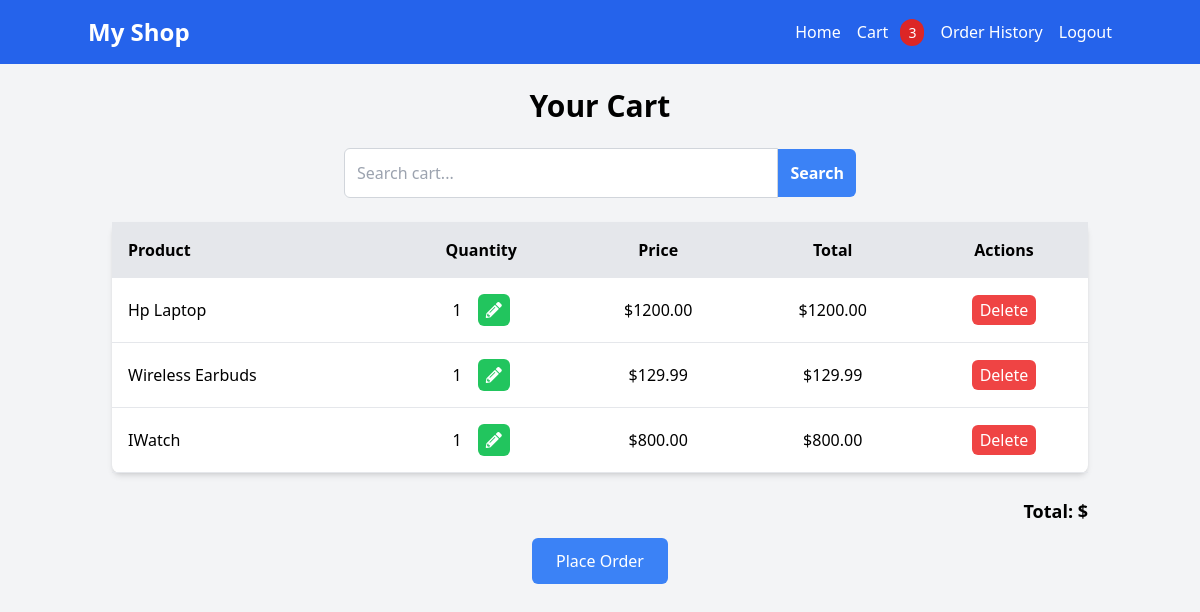
Screenshot of /cart/search/ (signed in) with the database file from the repository.
### shop/models.py (models this page shows, shortened)
class CartItem(models.Model):
    cart = models.ForeignKey(Cart, on_delete=models.CASCADE)
    product = models.ForeignKey(Product, on_delete=models.CASCADE)
    quantity = models.PositiveIntegerField(default=1)
    def get_total_price(self):
        return self.product.price * self.quantity

class Product(models.Model):
    name = models.CharField(max_length=255)
    price = models.DecimalField(max_digits=10, decimal_places=2)
    description = models.TextField()

### shop/views.py (the view)
# urls.py: path('cart/search/', views.search_cart, name='search_cart'),
@login_required
def search_cart(request):
    query = request.GET.get('q')
    cart, created = Cart.objects.get_or_create(user=request.user)
    cart_items = CartItem.objects.filter(cart=cart)
    if query:
        cart_items = cart_items.filter(product__name__icontains=query)
    return render(request, 'shop/cart.html', {'cart_items': cart_items})

### shop/context_processors.py (called while the page is built)
def cart_item_count(request):
    total_items = 0
    if request.user.is_authenticated:
        cart, created = Cart.objects.get_or_create(user=request.user)
        cart_items = CartItem.objects.filter(cart=cart)
        total_items = sum(item.quantity for item in cart_items)
    return {'total_items': total_items}

### shop/templates/shop/cart.html (shortened to what this page needs)
{% extends 'shop/base.html' %}
{% block content %}
<div class="container mx-auto p-6">
    <h1 class="text-3xl font-bold text-center mb-6">Your Cart</h1>
    <form method="GET" action="{% url 'search_cart' %}" class="mb-6">
        <div class="flex items-center max-w-lg mx-auto">
            <input type="text" name="q" placeholder="Search cart..." value="{{ request.GET.q|default_if_none:'' }}"
                class="w-full p-3 border border-gray-300 rounded-l-md focus:outline-none focus:ring-2 focus:ring-blue-500">
            <button type="submit"
                class="p-3 bg-blue-500 text-white font-semibold rounded-r-md hover:bg-blue-600 transition duration-300">
                Search
            </button>
        </div>
    </form>
    {% if cart_items %}
    <table class="table-auto w-full bg-white shadow-md rounded-lg">
        <thead>
            <tr class="bg-gray-200">
                <th class="p-4 text-left">Product</th>
                <th class="p-4">Quantity</th>
                <th class="p-4">Price</th>
                <th class="p-4">Total</th>
                <th class="p-4">Actions</th>
            </tr>
        </thead>
        <tbody>
            {% for item in cart_items %}
            <tr class="border-b">
                <td class="p-4">{{ item.product.name }}</td>
                <td class="p-4 text-center">
                    <div class="flex flex-row gap-2 items-center justify-center w-full">
                        <span class="mr-2">{{ item.quantity }}</span>
                        <form method="POST" action="{% url 'update_quantity' item.id %}">
                            <button type="submit" class="bg-green-500 text-white px-2 py-1 rounded-md">
                                <i class="fas fa-pencil-alt"></i>
                            </button>
                        </form>
                    </div>
                </td>
                <td class="p-4 text-center">${{ item.product.price }}</td>
                <td class="p-4 text-center">${{ item.get_total_price }}</td>
                <td class="p-4 text-center">
                    <a href="{% url 'delete_cart_item' item.id %}"
                        class="bg-red-500 text-white px-2 py-1 rounded-md">Delete</a>
                </td>
            </tr>
            {% endfor %}
        </tbody>
    </table>
    <div class="mt-6 text-right">
        <p class="text-lg font-bold">Total: ${{ total_price }}</p>
    </div>
    <div class="mt-6 text-center">
        <a href="{% url 'place_order' %}"
            class="bg-blue-500 text-white px-6 py-3 rounded-md hover:bg-blue-600 transition duration-300">Place
            Order</a>
    </div>
    {% else %}
    <p class="text-center text-gray-500">Your cart is empty.</p>
    {% endif %}
</div>
{% endblock %}

### rows the page displays
CartItem: product.name "Hp Laptop", quantity "1", product.price "1200.00", get_total_price "1200.00"
CartItem: product.name "Wireless Earbuds", quantity "1", product.price "129.99", get_total_price "129.99"
CartItem: product.name "IWatch", quantity "1", product.price "800.00", get_total_price "800.00"

### other values shown
{{ total_items }} "3"
